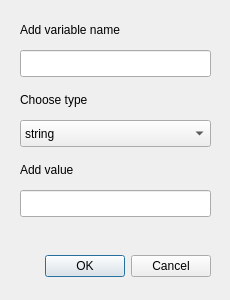
<?xml version="1.0" encoding="UTF-8"?>
<ui version="4.0">
 <class>DialogAddVariable</class>
 <widget class="QDialog" name="DialogAddVariable">
  <property name="geometry">
   <rect>
    <x>0</x>
    <y>0</y>
    <width>230</width>
    <height>300</height>
   </rect>
  </property>
  <property name="windowTitle">
   <string>Dialog</string>
  </property>
  <widget class="QDialogButtonBox" name="buttonBox">
   <property name="geometry">
    <rect>
     <x>20</x>
     <y>250</y>
     <width>191</width>
     <height>32</height>
    </rect>
   </property>
   <property name="orientation">
    <enum>Qt::Horizontal</enum>
   </property>
   <property name="standardButtons">
    <set>QDialogButtonBox::Cancel|QDialogButtonBox::Ok</set>
   </property>
  </widget>
  <widget class="QLabel" name="label">
   <property name="geometry">
    <rect>
     <x>20</x>
     <y>20</y>
     <width>181</width>
     <height>19</height>
    </rect>
   </property>
   <property name="text">
    <string>Add variable name</string>
   </property>
  </widget>
  <widget class="QLineEdit" name="lineEdit_add_var_name">
   <property name="geometry">
    <rect>
     <x>20</x>
     <y>50</y>
     <width>191</width>
     <height>27</height>
    </rect>
   </property>
  </widget>
  <widget class="QLabel" name="label_2">
   <property name="geometry">
    <rect>
     <x>20</x>
     <y>90</y>
     <width>191</width>
     <height>19</height>
    </rect>
   </property>
   <property name="text">
    <string>Choose type</string>
   </property>
  </widget>
  <widget class="QComboBox" name="comboBox_add_var_type">
   <property name="geometry">
    <rect>
     <x>20</x>
     <y>120</y>
     <width>191</width>
     <height>27</height>
    </rect>
   </property>
   <item>
    <property name="text">
     <string>string</string>
    </property>
   </item>
   <item>
    <property name="text">
     <string>int</string>
    </property>
   </item>
   <item>
    <property name="text">
     <string>float</string>
    </property>
   </item>
  </widget>
  <widget class="QLabel" name="label_3">
   <property name="geometry">
    <rect>
     <x>20</x>
     <y>160</y>
     <width>191</width>
     <height>19</height>
    </rect>
   </property>
   <property name="text">
    <string>Add value</string>
   </property>
  </widget>
  <widget class="QLineEdit" name="lineEdit_add_var_value">
   <property name="geometry">
    <rect>
     <x>20</x>
     <y>190</y>
     <width>191</width>
     <height>27</height>
    </rect>
   </property>
  </widget>
 </widget>
 <resources/>
 <connections>
  <connection>
   <sender>buttonBox</sender>
   <signal>accepted()</signal>
   <receiver>DialogAddVariable</receiver>
   <slot>accept()</slot>
   <hints>
    <hint type="sourcelabel">
     <x>248</x>
     <y>254</y>
    </hint>
    <hint type="destinationlabel">
     <x>157</x>
     <y>274</y>
    </hint>
   </hints>
  </connection>
  <connection>
   <sender>buttonBox</sender>
   <signal>rejected()</signal>
   <receiver>DialogAddVariable</receiver>
   <slot>reject()</slot>
   <hints>
    <hint type="sourcelabel">
     <x>316</x>
     <y>260</y>
    </hint>
    <hint type="destinationlabel">
     <x>286</x>
     <y>274</y>
    </hint>
   </hints>
  </connection>
 </connections>
</ui>
